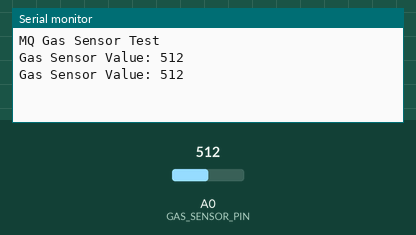
Bench run of a sketch on a simulated ESP8266 (NodeMCU). Shown: the last lines printed to the serial monitor. The inputs (shaded band) are chosen by the test bench; at power-on: A0 (GAS_SENSOR_PIN) = 512.

Above: at 2.2 s.
2.3 s: A0 (GAS_SENSOR_PIN) set to 716
At 3.6 s:
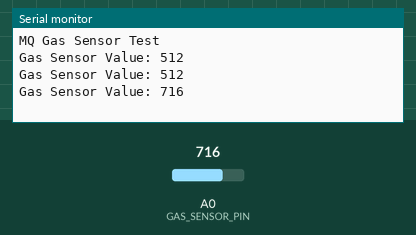
3.8 s: A0 (GAS_SENSOR_PIN) set to 900
At 4.8 s:
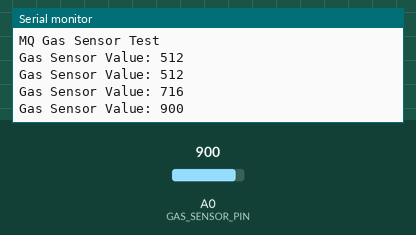
Timing chart, 0 to 6.8 s (numbered marks = the images above; inputs shaded):
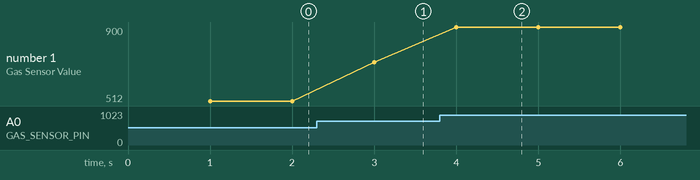

Measured:
- after the input at 2.3 s, the serial monitor: prints a new line after 0.70 s (image 1)
- after the input at 3.8 s, the serial monitor: prints a new line after 0.20 s (image 2)
- plotted number 1: 512 → 716 after the input at 2.3 s, 716 → 900 after the input at 3.8 s

The sketch:

Test_gasSensor_AnalogPin.ino
```cpp
#include <ESP8266WiFi.h>

// Define pin for the gas sensor
#define GAS_SENSOR_PIN A0 // Analog pin

void setup() {
  // Start serial communication for debugging
  Serial.begin(115200);

  // Initialize the gas sensor pin
  pinMode(GAS_SENSOR_PIN, INPUT);

  // Wait for the Serial Monitor to open
  delay(1000);
  Serial.println("MQ Gas Sensor Test");
}

void loop() {
  // Read the analog value from the gas sensor
  int sensorValue = analogRead(GAS_SENSOR_PIN);

  // Print the sensor value to the Serial Monitor
  Serial.print("Gas Sensor Value: ");
  Serial.println(sensorValue);

  // Add a delay for easier readability in the serial monitor
  delay(1000); // Delay for 1 second
}
```
